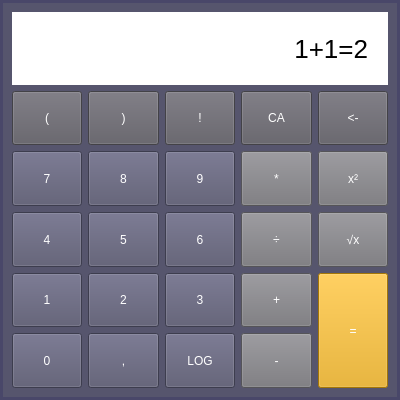
<?xml version="1.0" encoding="UTF-8"?>
<ui version="4.0">
 <class>MainWindow</class>
 <widget class="QMainWindow" name="MainWindow">
  <property name="enabled">
   <bool>true</bool>
  </property>
  <property name="geometry">
   <rect>
    <x>0</x>
    <y>0</y>
    <width>400</width>
    <height>400</height>
   </rect>
  </property>
  <property name="sizePolicy">
   <sizepolicy hsizetype="Preferred" vsizetype="Preferred">
    <horstretch>1</horstretch>
    <verstretch>0</verstretch>
   </sizepolicy>
  </property>
  <property name="minimumSize">
   <size>
    <width>400</width>
    <height>400</height>
   </size>
  </property>
  <property name="windowTitle">
   <string>MainWindow</string>
  </property>
  <property name="autoFillBackground">
   <bool>false</bool>
  </property>
  <property name="styleSheet">
   <string notr="true">font: 400 18pt &quot;Monospace&quot;;
background-color: rgb(73, 71, 105);

</string>
  </property>
  <widget class="QWidget" name="centralwidget">
   <property name="enabled">
    <bool>true</bool>
   </property>
   <property name="sizePolicy">
    <sizepolicy hsizetype="MinimumExpanding" vsizetype="MinimumExpanding">
     <horstretch>8</horstretch>
     <verstretch>8</verstretch>
    </sizepolicy>
   </property>
   <property name="styleSheet">
    <string notr="true">background-color:rgb(86, 85, 109);
margin: 3%;
color:white;
</string>
   </property>
   <layout class="QVBoxLayout" name="verticalLayout">
    <item>
     <layout class="QGridLayout" name="gridLayout">
      <property name="leftMargin">
       <number>0</number>
      </property>
      <property name="spacing">
       <number>0</number>
      </property>
      <item row="2" column="0">
       <widget class="QPushButton" name="push_n7">
        <property name="sizePolicy">
         <sizepolicy hsizetype="Minimum" vsizetype="Preferred">
          <horstretch>0</horstretch>
          <verstretch>10</verstretch>
         </sizepolicy>
        </property>
        <property name="autoFillBackground">
         <bool>false</bool>
        </property>
        <property name="styleSheet">
         <string notr="true"/>
        </property>
        <property name="text">
         <string>7</string>
        </property>
       </widget>
      </item>
      <item row="4" column="1">
       <widget class="QPushButton" name="push_n2">
        <property name="sizePolicy">
         <sizepolicy hsizetype="Minimum" vsizetype="Preferred">
          <horstretch>0</horstretch>
          <verstretch>10</verstretch>
         </sizepolicy>
        </property>
        <property name="autoFillBackground">
         <bool>false</bool>
        </property>
        <property name="styleSheet">
         <string notr="true"/>
        </property>
        <property name="text">
         <string>2</string>
        </property>
       </widget>
      </item>
      <item row="1" column="3">
       <widget class="QPushButton" name="push_clearall">
        <property name="sizePolicy">
         <sizepolicy hsizetype="Minimum" vsizetype="Preferred">
          <horstretch>0</horstretch>
          <verstretch>10</verstretch>
         </sizepolicy>
        </property>
        <property name="autoFillBackground">
         <bool>false</bool>
        </property>
        <property name="styleSheet">
         <string notr="true">background-color: rgb(94, 92, 100);</string>
        </property>
        <property name="text">
         <string>CA</string>
        </property>
       </widget>
      </item>
      <item row="3" column="1">
       <widget class="QPushButton" name="push_n5">
        <property name="sizePolicy">
         <sizepolicy hsizetype="Minimum" vsizetype="Preferred">
          <horstretch>0</horstretch>
          <verstretch>10</verstretch>
         </sizepolicy>
        </property>
        <property name="autoFillBackground">
         <bool>false</bool>
        </property>
        <property name="styleSheet">
         <string notr="true"/>
        </property>
        <property name="text">
         <string>5</string>
        </property>
       </widget>
      </item>
      <item row="5" column="2">
       <widget class="QPushButton" name="push_logarithm">
        <property name="sizePolicy">
         <sizepolicy hsizetype="Minimum" vsizetype="Preferred">
          <horstretch>0</horstretch>
          <verstretch>10</verstretch>
         </sizepolicy>
        </property>
        <property name="autoFillBackground">
         <bool>false</bool>
        </property>
        <property name="styleSheet">
         <string notr="true"/>
        </property>
        <property name="text">
         <string>LOG</string>
        </property>
       </widget>
      </item>
      <item row="2" column="3">
       <widget class="QPushButton" name="push_mul">
        <property name="sizePolicy">
         <sizepolicy hsizetype="Minimum" vsizetype="Preferred">
          <horstretch>0</horstretch>
          <verstretch>10</verstretch>
         </sizepolicy>
        </property>
        <property name="autoFillBackground">
         <bool>false</bool>
        </property>
        <property name="styleSheet">
         <string notr="true">background-color: rgb(119, 118, 123);</string>
        </property>
        <property name="text">
         <string>*</string>
        </property>
       </widget>
      </item>
      <item row="3" column="0">
       <widget class="QPushButton" name="push_n4">
        <property name="sizePolicy">
         <sizepolicy hsizetype="Minimum" vsizetype="Preferred">
          <horstretch>0</horstretch>
          <verstretch>10</verstretch>
         </sizepolicy>
        </property>
        <property name="autoFillBackground">
         <bool>false</bool>
        </property>
        <property name="styleSheet">
         <string notr="true"/>
        </property>
        <property name="text">
         <string>4</string>
        </property>
       </widget>
      </item>
      <item row="5" column="3">
       <widget class="QPushButton" name="push_minus">
        <property name="sizePolicy">
         <sizepolicy hsizetype="Minimum" vsizetype="Preferred">
          <horstretch>0</horstretch>
          <verstretch>10</verstretch>
         </sizepolicy>
        </property>
        <property name="autoFillBackground">
         <bool>false</bool>
        </property>
        <property name="styleSheet">
         <string notr="true">background-color: rgb(119, 118, 123);</string>
        </property>
        <property name="text">
         <string>-</string>
        </property>
       </widget>
      </item>
      <item row="4" column="0">
       <widget class="QPushButton" name="push_n1">
        <property name="sizePolicy">
         <sizepolicy hsizetype="Minimum" vsizetype="Preferred">
          <horstretch>0</horstretch>
          <verstretch>10</verstretch>
         </sizepolicy>
        </property>
        <property name="autoFillBackground">
         <bool>false</bool>
        </property>
        <property name="styleSheet">
         <string notr="true"/>
        </property>
        <property name="text">
         <string>1</string>
        </property>
       </widget>
      </item>
      <item row="3" column="2">
       <widget class="QPushButton" name="push_n6">
        <property name="sizePolicy">
         <sizepolicy hsizetype="Minimum" vsizetype="Preferred">
          <horstretch>0</horstretch>
          <verstretch>10</verstretch>
         </sizepolicy>
        </property>
        <property name="autoFillBackground">
         <bool>false</bool>
        </property>
        <property name="styleSheet">
         <string notr="true"/>
        </property>
        <property name="text">
         <string>6</string>
        </property>
       </widget>
      </item>
      <item row="4" column="2">
       <widget class="QPushButton" name="push_n3">
        <property name="sizePolicy">
         <sizepolicy hsizetype="Minimum" vsizetype="Preferred">
          <horstretch>0</horstretch>
          <verstretch>10</verstretch>
         </sizepolicy>
        </property>
        <property name="autoFillBackground">
         <bool>false</bool>
        </property>
        <property name="styleSheet">
         <string notr="true"/>
        </property>
        <property name="text">
         <string>3</string>
        </property>
       </widget>
      </item>
      <item row="2" column="4">
       <widget class="QPushButton" name="push_pow">
        <property name="sizePolicy">
         <sizepolicy hsizetype="Minimum" vsizetype="Preferred">
          <horstretch>0</horstretch>
          <verstretch>10</verstretch>
         </sizepolicy>
        </property>
        <property name="autoFillBackground">
         <bool>false</bool>
        </property>
        <property name="styleSheet">
         <string notr="true">background-color: rgb(119, 118, 123);</string>
        </property>
        <property name="text">
         <string>x²</string>
        </property>
       </widget>
      </item>
      <item row="1" column="4">
       <widget class="QPushButton" name="push_backspace">
        <property name="sizePolicy">
         <sizepolicy hsizetype="Minimum" vsizetype="Preferred">
          <horstretch>0</horstretch>
          <verstretch>10</verstretch>
         </sizepolicy>
        </property>
        <property name="autoFillBackground">
         <bool>false</bool>
        </property>
        <property name="styleSheet">
         <string notr="true">background-color: rgb(94, 92, 100);</string>
        </property>
        <property name="text">
         <string>&lt;-</string>
        </property>
       </widget>
      </item>
      <item row="1" column="1">
       <widget class="QPushButton" name="push_cb">
        <property name="sizePolicy">
         <sizepolicy hsizetype="Minimum" vsizetype="Preferred">
          <horstretch>0</horstretch>
          <verstretch>10</verstretch>
         </sizepolicy>
        </property>
        <property name="autoFillBackground">
         <bool>false</bool>
        </property>
        <property name="styleSheet">
         <string notr="true">background-color: rgb(94, 92, 100);</string>
        </property>
        <property name="text">
         <string>)</string>
        </property>
       </widget>
      </item>
      <item row="3" column="4">
       <widget class="QPushButton" name="push_sqrt">
        <property name="sizePolicy">
         <sizepolicy hsizetype="Minimum" vsizetype="Preferred">
          <horstretch>0</horstretch>
          <verstretch>10</verstretch>
         </sizepolicy>
        </property>
        <property name="autoFillBackground">
         <bool>false</bool>
        </property>
        <property name="styleSheet">
         <string notr="true">background-color: rgb(119, 118, 123);</string>
        </property>
        <property name="text">
         <string>√x</string>
        </property>
       </widget>
      </item>
      <item row="4" column="3">
       <widget class="QPushButton" name="push_plus">
        <property name="sizePolicy">
         <sizepolicy hsizetype="Minimum" vsizetype="Preferred">
          <horstretch>0</horstretch>
          <verstretch>10</verstretch>
         </sizepolicy>
        </property>
        <property name="autoFillBackground">
         <bool>false</bool>
        </property>
        <property name="styleSheet">
         <string notr="true">background-color: rgb(119, 118, 123);</string>
        </property>
        <property name="text">
         <string>+</string>
        </property>
       </widget>
      </item>
      <item row="1" column="2">
       <widget class="QPushButton" name="push_factorial">
        <property name="sizePolicy">
         <sizepolicy hsizetype="Minimum" vsizetype="Preferred">
          <horstretch>0</horstretch>
          <verstretch>10</verstretch>
         </sizepolicy>
        </property>
        <property name="autoFillBackground">
         <bool>false</bool>
        </property>
        <property name="styleSheet">
         <string notr="true">background-color: rgb(94, 92, 100);</string>
        </property>
        <property name="text">
         <string>!</string>
        </property>
       </widget>
      </item>
      <item row="4" column="4" rowspan="2">
       <widget class="QPushButton" name="push_eq">
        <property name="sizePolicy">
         <sizepolicy hsizetype="Minimum" vsizetype="Preferred">
          <horstretch>0</horstretch>
          <verstretch>10</verstretch>
         </sizepolicy>
        </property>
        <property name="autoFillBackground">
         <bool>false</bool>
        </property>
        <property name="styleSheet">
         <string notr="true">background-color: rgb(229, 165, 10);</string>
        </property>
        <property name="text">
         <string>=</string>
        </property>
       </widget>
      </item>
      <item row="2" column="2">
       <widget class="QPushButton" name="push_n9">
        <property name="sizePolicy">
         <sizepolicy hsizetype="Minimum" vsizetype="Preferred">
          <horstretch>0</horstretch>
          <verstretch>10</verstretch>
         </sizepolicy>
        </property>
        <property name="autoFillBackground">
         <bool>false</bool>
        </property>
        <property name="styleSheet">
         <string notr="true"/>
        </property>
        <property name="text">
         <string>9</string>
        </property>
       </widget>
      </item>
      <item row="5" column="0">
       <widget class="QPushButton" name="push_n0">
        <property name="sizePolicy">
         <sizepolicy hsizetype="Minimum" vsizetype="Preferred">
          <horstretch>0</horstretch>
          <verstretch>10</verstretch>
         </sizepolicy>
        </property>
        <property name="autoFillBackground">
         <bool>false</bool>
        </property>
        <property name="styleSheet">
         <string notr="true"/>
        </property>
        <property name="text">
         <string>0</string>
        </property>
       </widget>
      </item>
      <item row="2" column="1">
       <widget class="QPushButton" name="push_n8">
        <property name="sizePolicy">
         <sizepolicy hsizetype="Minimum" vsizetype="Preferred">
          <horstretch>0</horstretch>
          <verstretch>10</verstretch>
         </sizepolicy>
        </property>
        <property name="autoFillBackground">
         <bool>false</bool>
        </property>
        <property name="styleSheet">
         <string notr="true"/>
        </property>
        <property name="text">
         <string>8</string>
        </property>
       </widget>
      </item>
      <item row="3" column="3">
       <widget class="QPushButton" name="push_div">
        <property name="sizePolicy">
         <sizepolicy hsizetype="Minimum" vsizetype="Preferred">
          <horstretch>0</horstretch>
          <verstretch>10</verstretch>
         </sizepolicy>
        </property>
        <property name="autoFillBackground">
         <bool>false</bool>
        </property>
        <property name="styleSheet">
         <string notr="true">background-color: rgb(119, 118, 123);</string>
        </property>
        <property name="text">
         <string>÷</string>
        </property>
       </widget>
      </item>
      <item row="5" column="1">
       <widget class="QPushButton" name="push_comma">
        <property name="sizePolicy">
         <sizepolicy hsizetype="Minimum" vsizetype="Preferred">
          <horstretch>0</horstretch>
          <verstretch>10</verstretch>
         </sizepolicy>
        </property>
        <property name="autoFillBackground">
         <bool>false</bool>
        </property>
        <property name="styleSheet">
         <string notr="true"/>
        </property>
        <property name="text">
         <string>,</string>
        </property>
       </widget>
      </item>
      <item row="0" column="0" colspan="5">
       <widget class="QLabel" name="label">
        <property name="sizePolicy">
         <sizepolicy hsizetype="Preferred" vsizetype="Preferred">
          <horstretch>0</horstretch>
          <verstretch>13</verstretch>
         </sizepolicy>
        </property>
        <property name="styleSheet">
         <string notr="true">background-color: rgb(255, 255, 255);
color:rgb(0,0,0);
padding: 10%;
font-size:26px;</string>
        </property>
        <property name="text">
         <string>1+1=2</string>
        </property>
        <property name="scaledContents">
         <bool>false</bool>
        </property>
        <property name="alignment">
         <set>Qt::AlignRight|Qt::AlignTrailing|Qt::AlignVCenter</set>
        </property>
        <property name="wordWrap">
         <bool>false</bool>
        </property>
        <property name="indent">
         <number>10</number>
        </property>
       </widget>
      </item>
      <item row="1" column="0">
       <widget class="QPushButton" name="push_ob">
        <property name="sizePolicy">
         <sizepolicy hsizetype="Minimum" vsizetype="Preferred">
          <horstretch>0</horstretch>
          <verstretch>10</verstretch>
         </sizepolicy>
        </property>
        <property name="autoFillBackground">
         <bool>false</bool>
        </property>
        <property name="styleSheet">
         <string notr="true">background-color: rgb(94, 92, 100);</string>
        </property>
        <property name="text">
         <string>(</string>
        </property>
       </widget>
      </item>
     </layout>
    </item>
   </layout>
  </widget>
 </widget>
 <resources/>
 <connections/>
</ui>
